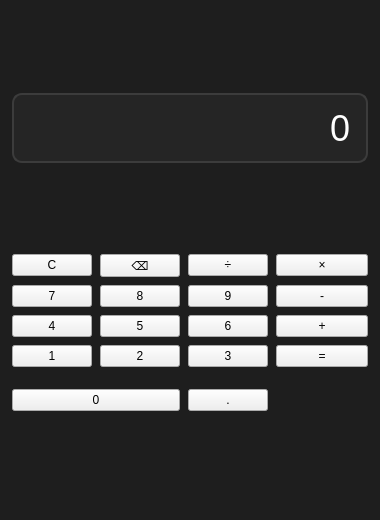
<?xml version="1.0" encoding="UTF-8"?>
<ui version="4.0">
 <class>MainWindow</class>
 <widget class="QMainWindow" name="MainWindow">
  <property name="geometry">
   <rect>
    <x>0</x>
    <y>0</y>
    <width>380</width>
    <height>520</height>
   </rect>
  </property>
  <property name="minimumSize">
   <size>
    <width>360</width>
    <height>480</height>
   </size>
  </property>
  <property name="windowTitle">
   <string>计算器 - Qt应用程序开发实验一</string>
  </property>
  <property name="styleSheet">
   <string notr="true">QMainWindow{background:#1e1e1e;}</string>
  </property>
  <widget class="QWidget" name="centralwidget">
   <layout class="QVBoxLayout" name="verticalLayout">
    <property name="spacing">
     <number>10</number>
    </property>
    <property name="margin">
     <number>12</number>
    </property>
    <item>
     <widget class="QLineEdit" name="display">
      <property name="minimumSize">
       <size>
        <width>0</width>
        <height>70</height>
       </size>
      </property>
      <property name="readOnly">
       <bool>true</bool>
      </property>
      <property name="alignment">
       <set>Qt::AlignRight|Qt::AlignVCenter</set>
      </property>
      <property name="text">
       <string>0</string>
      </property>
      <property name="styleSheet">
       <string notr="true">font-size:36px; color:#ffffff; background:#252525; border:2px solid #3c3c3c; border-radius:10px; padding:0 12px;</string>
      </property>
     </widget>
    </item>
    <item>
     <layout class="QGridLayout" name="buttonGrid">
      <property name="horizontalSpacing">
       <number>8</number>
      </property>
      <property name="verticalSpacing">
       <number>8</number>
      </property>
      <item row="0" column="0">
       <widget class="QPushButton" name="btnClear">
        <property name="text">
         <string>C</string>
        </property>
       </widget>
      </item>
      <item row="0" column="1">
       <widget class="QPushButton" name="btnBackspace">
        <property name="text">
         <string>⌫</string>
        </property>
       </widget>
      </item>
      <item row="0" column="2">
       <widget class="QPushButton" name="btnDiv">
        <property name="text">
         <string>÷</string>
        </property>
       </widget>
      </item>
      <item row="0" column="3">
       <widget class="QPushButton" name="btnMul">
        <property name="text">
         <string>×</string>
        </property>
       </widget>
      </item>
      <item row="1" column="0">
       <widget class="QPushButton" name="btn7">
        <property name="text">
         <string>7</string>
        </property>
       </widget>
      </item>
      <item row="1" column="1">
       <widget class="QPushButton" name="btn8">
        <property name="text">
         <string>8</string>
        </property>
       </widget>
      </item>
      <item row="1" column="2">
       <widget class="QPushButton" name="btn9">
        <property name="text">
         <string>9</string>
        </property>
       </widget>
      </item>
      <item row="1" column="3">
       <widget class="QPushButton" name="btnSub">
        <property name="text">
         <string>-</string>
        </property>
       </widget>
      </item>
      <item row="2" column="0">
       <widget class="QPushButton" name="btn4">
        <property name="text">
         <string>4</string>
        </property>
       </widget>
      </item>
      <item row="2" column="1">
       <widget class="QPushButton" name="btn5">
        <property name="text">
         <string>5</string>
        </property>
       </widget>
      </item>
      <item row="2" column="2">
       <widget class="QPushButton" name="btn6">
        <property name="text">
         <string>6</string>
        </property>
       </widget>
      </item>
      <item row="2" column="3">
       <widget class="QPushButton" name="btnAdd">
        <property name="text">
         <string>+</string>
        </property>
       </widget>
      </item>
      <item row="3" column="0">
       <widget class="QPushButton" name="btn1">
        <property name="text">
         <string>1</string>
        </property>
       </widget>
      </item>
      <item row="3" column="1">
       <widget class="QPushButton" name="btn2">
        <property name="text">
         <string>2</string>
        </property>
       </widget>
      </item>
      <item row="3" column="2">
       <widget class="QPushButton" name="btn3">
        <property name="text">
         <string>3</string>
        </property>
       </widget>
      </item>
      <item row="3" column="3">
       <widget class="QPushButton" name="btnEqual">
        <property name="text">
         <string>=</string>
        </property>
       </widget>
      </item>
      <item row="4" column="0" colspan="2">
       <widget class="QPushButton" name="btn0">
        <property name="text">
         <string>0</string>
        </property>
       </widget>
      </item>
      <item row="4" column="2">
       <widget class="QPushButton" name="btnPoint">
        <property name="text">
         <string>.</string>
        </property>
       </widget>
      </item>
      <item row="4" column="3">
       <spacer name="blankSpacer">
        <property name="orientation">
         <enum>Qt::Horizontal</enum>
        </property>
        <property name="sizeHint" stdset="0">
         <size>
          <width>60</width>
          <height>50</height>
         </size>
        </property>
       </spacer>
      </item>
     </layout>
    </item>
   </layout>
  </widget>
 </widget>
 <resources/>
 <connections/>
</ui>
